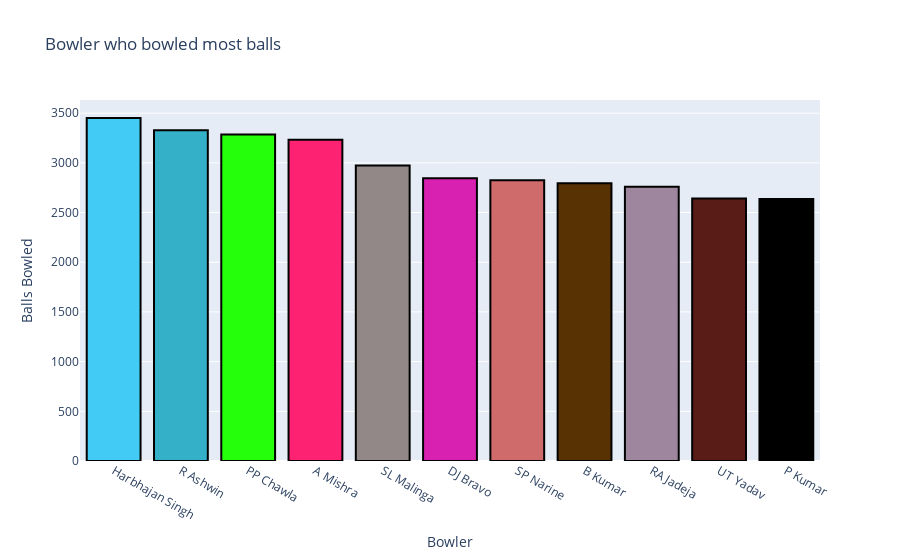

Notebook code cell kept with this figure:
### Markdown cell above
### Bowler who bowled most balls<a id="2a"></a>

### Code cell
fig = go.Figure([go.Bar(x=df['bowler'].value_counts().index.tolist()[:11], y= df['bowler'].value_counts().tolist()[:11],marker=dict(color=random_colors(10), line=dict(color='#000000', width=2)))])
layout = go.Layout(title = 'Bowler who bowled most balls',xaxis=dict(title='Bowler',tickmode='linear'),yaxis=dict(title='Balls Bowled'))
fig.update_layout(layout)
iplot(fig)

### Figure 1 — Plotly figure (JSON) as saved in the notebook; plotly's stock layout.template omitted (floating-point values rounded to 4 significant figures)
{"data": [{"marker": {"color": ["#42CBF4", "#35B0C9", "#26FF0C", "#FD2372", "#918887", "#D821B1", "#D06B6C", "#593204", "#9E879E", "#591C17"], "line": {"color": "#000000", "width": 2}}, "type": "bar", "x": ["Harbhajan Singh", "R Ashwin", "PP Chawla", "A Mishra", "SL Malinga", "DJ Bravo", "SP Narine", "B Kumar", "RA Jadeja", "UT Yadav", "P Kumar"], "y": [3451, 3327, 3285, 3233, 2974, 2846, 2824, 2795, 2759, 2642, 2637]}], "layout": {"title": {"text": "Bowler who bowled most balls"}, "xaxis": {"tickmode": "linear", "title": {"text": "Bowler"}}, "yaxis": {"title": {"text": "Balls Bowled"}}}}
